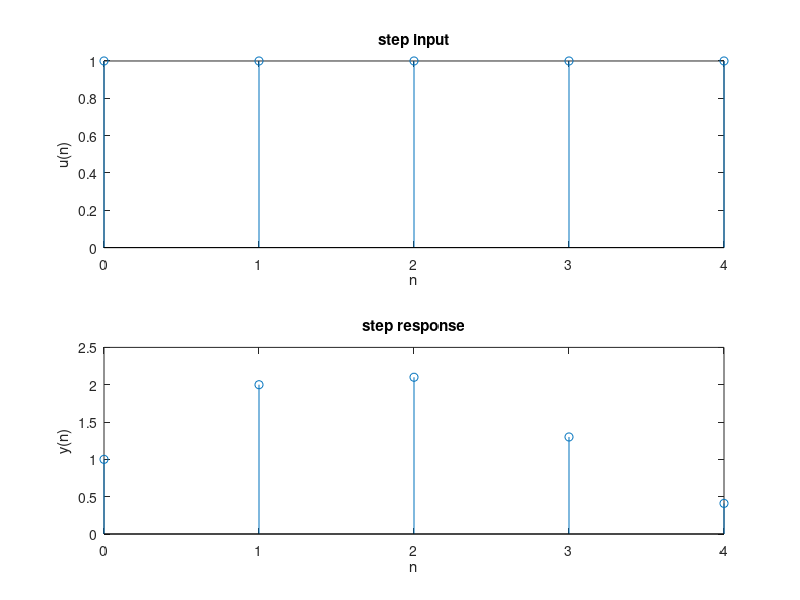

MATLAB code for this plot:
clc;
close all;
clear all;
N=input('Length of response required=');
b=[1]; %x[n] coefficient
a=[1,-1,0.9]; %y coefficients
h=[ones(1,N)]; %step input
n=0:1:N-1; %time vector for plotting
y=filter(b,a,h) %step response
%plot the waveforms
subplot(2,1,1);
stem(n,h);
title('step input');
xlabel('n');
ylabel('u(n)');
subplot(2,1,2);
stem(n,y);
title('step response');
xlabel('n');
ylabel('y(n)');